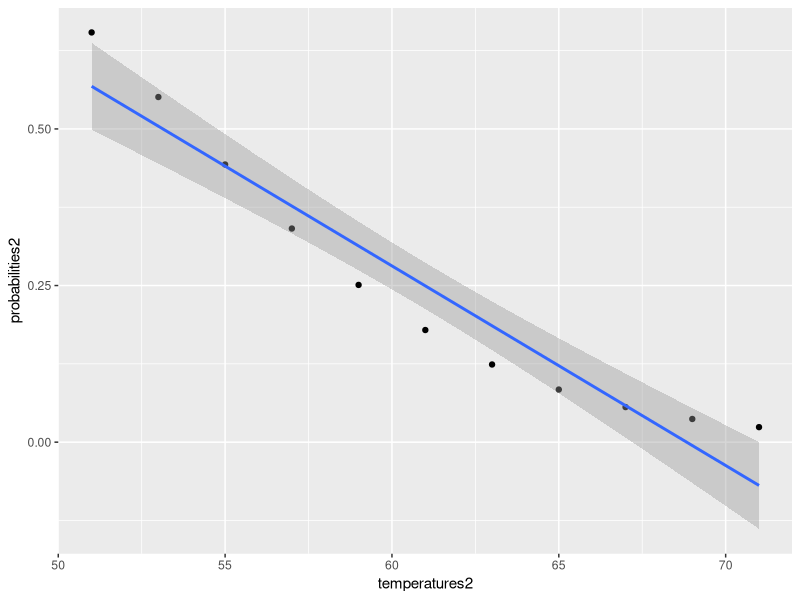

Recreate this plot in R.
## ---- chunk 1
knitr::opts_chunk$set(echo = TRUE)
## ---- chunk 2
eth = 0
sex= 1
lrn = 1

absenteeism = 18.93 + (-9.11*eth) + (3.10*sex) + (lrn*2.15)
actual_absence = 2
residual_absence = actual_absence - absenteeism
residual_absence
## ---- chunk 3
var_residual  = 240.57
var_birth_Weights = 264.17
n = 146
k = 3
R2 = 1 - (var_residual/var_birth_Weights)
Adi_R2 = 1 - ((var_residual * (n-1)) / (var_birth_Weights * (n-k-1)))
              
R2   
Adi_R2 
## ---- chunk 4
temperatures = c(51,53,55)
probabilities = exp(11.6630-0.2162*temperatures)/(1+exp(11.6630-0.2162*temperatures))
probabilities
#checking the results

round(log((probabilities) / (1-probabilities)),2) == round((11.6630 - (0.2162*temperatures)),2)
## ---- chunk 5
library(ggplot2)

temperatures2 <- c(temperatures, 57,59,61,63,65,67,69,71)
probabilities2 <- c(probabilities, 0.341,0.251,0.179, 0.124,0.084,0.056,0.037,0.024)

Shuttle_Data <-as.data.frame(cbind(temperatures2, probabilities2))
Shuttle_Data 





## ---- chunk 6
library(ggplot2)
ggplot(Shuttle_Data, aes(x=temperatures2,y=probabilities2)) + geom_point()  +
    stat_smooth(method = 'glm')
